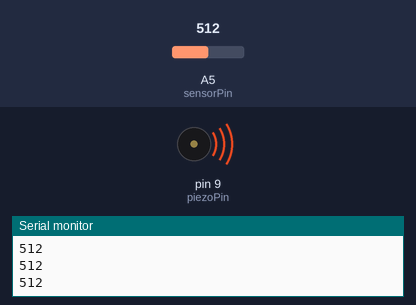
Bench run of a sketch on a simulated Arduino Uno, built with avr-gcc and run on an emulated ATmega328P. Parts: buzzer (waves = sounding), the last lines printed to the serial monitor. The inputs (shaded band) are chosen by the test bench; at power-on: A5 (sensorPin) = 512.

Above: at 1.2 s.
1.3 s: A5 (sensorPin) set to 0
At 2.1 s:
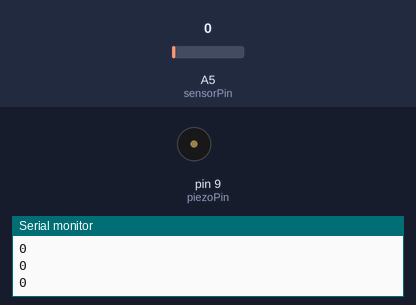
2.8 s: A5 (sensorPin) set to 122
At 3.4 s:
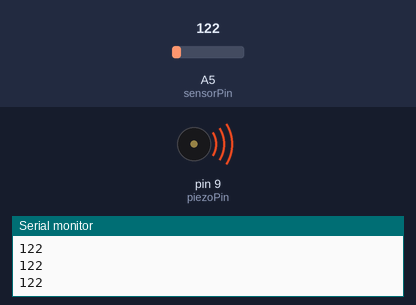
Timing chart, 0 to 5.8 s (numbered marks = the images above; inputs shaded):
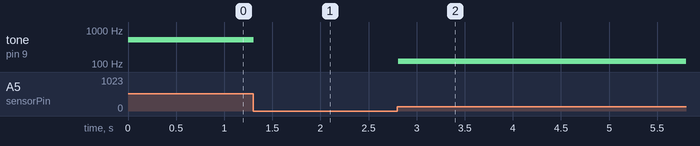

Measured:
- after the input at 1.3 s, tone on pin 9 (piezoPin): 512 Hz → silent at once
- after the input at 2.8 s, tone on pin 9 (piezoPin): silent → 122 Hz at once

The sketch:

soil_conductivity.ino
```cpp
const int piezoPin = 9;
//here we will soon change


int sensorValue = 0;
int sensorPin = A5;

void setup(){
  pinMode(piezoPin, OUTPUT);
  Serial.begin(9600);
  }

 void loop(){
    sensorValue = analogRead(sensorPin);
    tone(piezoPin, sensorValue);

    Serial.println(sensorValue);
    delay(10);
  }
```
